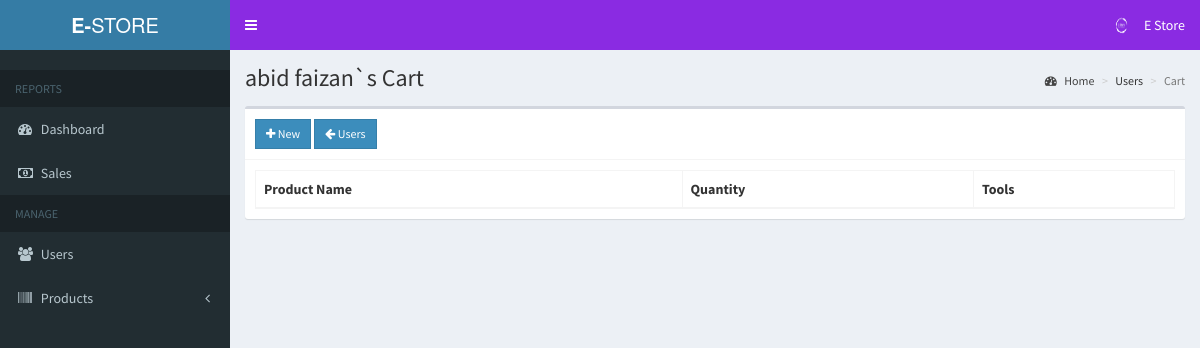
Screenshot of /admin/cart.php?user=13 (signed in) with the database file from the repository.
### tables this page shows
CREATE TABLE `users` (
  `id` int(11) NOT NULL,
  `email` varchar(200) NOT NULL,
  `password` varchar(60) NOT NULL,
  `type` int(1) NOT NULL,
  `firstname` varchar(50) NOT NULL,
  `lastname` varchar(50) NOT NULL,
  `address` text NOT NULL,
  `contact_info` varchar(100) NOT NULL,
  `photo` varchar(200) NOT NULL,
  `status` int(1) NOT NULL,
  `activate_code` varchar(15) NOT NULL,
  `reset_code` varchar(15) NOT NULL,
  `created_on` date NOT NULL
);

### admin/includes/session.php (called while the page is built, shortened)
<?php
	include '../includes/conn.php';
	$conn = $pdo->open();
	$stmt = $conn->prepare("SELECT * FROM users WHERE id=:id");
	$stmt->execute(['id'=>$_SESSION['admin']]);
	$admin = $stmt->fetch();
?>

### admin/cart.php (the view, shortened to what this page needs)
<?php include 'includes/session.php'; ?>
<?php
  if(!isset($_GET['user'])){
    header('location: users.php');
    exit();
  }
  else{
    $conn = $pdo->open();
    $stmt = $conn->prepare("SELECT * FROM users WHERE id=:id");
    $stmt->execute(['id'=>$_GET['user']]);
    $user = $stmt->fetch();
  }
?>
<?php include 'includes/header.php'; ?>
<body class="hold-transition skin-blue sidebar-mini">
<div class="wrapper">
  <?php include 'includes/navbar.php'; ?>
  <?php include 'includes/menubar.php'; ?>
  <div class="content-wrapper">
    <section class="content-header">
      <h1>
        <?php echo $user['firstname'].' '.$user['lastname'].'`s Cart' ?>
      </h1>
      <ol class="breadcrumb">
        <li><a href="#"><i class="fa fa-dashboard"></i> Home</a></li>
        <li>Users</li>
        <li class="active">Cart</li>
      </ol>
    </section>
    <section class="content">
      <div class="row">
        <div class="col-xs-12">
          <div class="box">
            <div class="box-header with-border">
              <a href="#addnew" data-toggle="modal" id="add" data-id="<?php echo $user['id']; ?>" class="btn btn-primary btn-sm btn-flat"><i class="fa fa-plus"></i> New</a>
              <a href="users.php" class="btn btn-sm btn-primary btn-flat"><i class="fa fa-arrow-left"></i> Users</a>
            </div>
            <div class="box-body">
              <table id="example1" class="table table-bordered">
                <thead>
                  <th>Product Name</th>
                  <th>Quantity</th>
                  <th>Tools</th>
                </thead>
              </table>
            </div>
          </div>
        </div>
      </div>
    </section>
  </div>
</div>
</body>
</html>

### admin/includes/navbar.php (shortened to what this page needs)
<header class="main-header">
  <a href="#" class="logo">
    <span class="logo-lg"><b>E-</b>STORE</span>
  </a>
  <nav class="navbar navbar-static-top">
    <a href="#" class="sidebar-toggle" data-toggle="push-menu" role="button">
    </a>
    <div class="navbar-custom-menu">
      <ul class="nav navbar-nav">
        <li class="dropdown user user-menu">
          <a href="#" class="dropdown-toggle" data-toggle="dropdown">
            <img src="<?php echo (!empty($admin['photo'])) ? '../images/'.$admin['photo'] : '../images/profile.jpg'; ?>" class="user-image" alt="User Image">
            <span class="hidden-xs"><?php echo $admin['firstname'].' '.$admin['lastname']; ?></span>
          </a>
        </li>
      </ul>
    </div>
  </nav>
</header>

### rows the page displays
users: photo (picture), firstname "E", lastname "Store"
users: firstname "abid", lastname "faizan"
